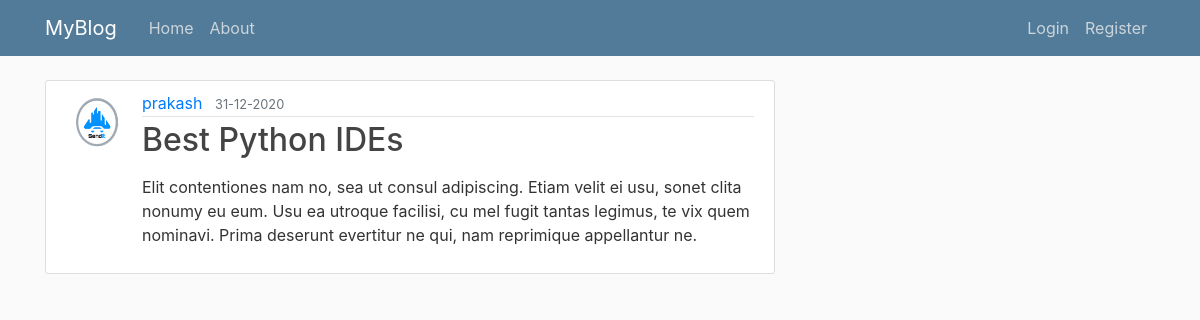
The page /post/5 on the database its author committed.
### flask_blog/models.py (models this page shows, shortened)
class User(db.Model, UserMixin):
    id =db.Column(db.Integer, primary_key=True)
    username = db.Column(db.String(20), unique=True, nullable=False)
    email = db.Column(db.String(50), unique=True, nullable=False)
    image_file = db.Column(db.String(20), nullable=False, default='default.jpg')
    password = db.Column(db.String(60), nullable=False)
    posts = db.relationship('Post', backref='author', lazy=True)

class Post(db.Model):
    id =db.Column(db.Integer, primary_key=True)
    title = db.Column(db.String(100),nullable=False)
    date_posted = db.Column(db.DateTime, nullable=False, default = datetime.utcnow)
    content = db.Column(db.Text, nullable=False)
    user_id = db.Column(db.Integer, db.ForeignKey('user.id'), nullable=False)

### flask_blog/posts/routes.py (the view)
@posts.route('/post/<post_id>', methods=['GET','POST'])
def post(post_id):
    post = Post.query.get_or_404(post_id)
    return render_template('post.html', title=post.title, post=post)

### flask_blog/templates/post.html (shortened to what this page needs)
{%extends "layout.html"%}
{% block content %}
            <article class="media content-section">
                <img class="rounded-circle article-img" src="{{ url_for('static', filename='profile_pics/' + post.author.image_file) }}">
                <div class="media-body">
                    <div class="article-metadata">
                    <a class="mr-2" href="{{ url_for('users.user_posts', username=post.author.username) }}">{{ post.author.username }}</a>
                    <small class="text-muted">{{ post.date_posted.strftime('%d-%m-%Y') }}</small>
                    </div>
                    <h2 class="article-title">{{ post.title }}</h2>
                    <p class="article-content">{{ post.content|safe }}</p>
                </div>
            </article>
{% endblock content %}

### flask_blog/static/main.css (style rules this page uses)
body { background: #fafafa; color: #333333; margin-top: 5rem; }
h1, h2, h3, h4, h5, h6 { color: #444444; }
.content-section { background: #ffffff; padding: 10px 20px; border: 1px solid #dddddd; border-radius: 3px; margin-bottom: 20px; }
.article-title { color: #444444; }
.article-content { white-space: pre-line; }
.article-img { height: 60px; width: 60px; margin-right: 16px; }
.article-metadata { padding-bottom: 1px; margin-bottom: 4px; border-bottom: 1px solid #e3e3e3 }

### rows shown on the page
User: image_file (picture), author.username "prakash"
Post: date_posted "31-12-2020", title "Best Python IDEs", content "Elit contentiones nam no, sea ut consul adipiscing. Etiam velit ei usu, sonet clita nonumy eu eum. Usu ea utroque facilisi, cu mel fugit tantas legimus, te vix quem nominavi. Prima deserunt evertitur ne qui, nam reprimique appellantur ne."
